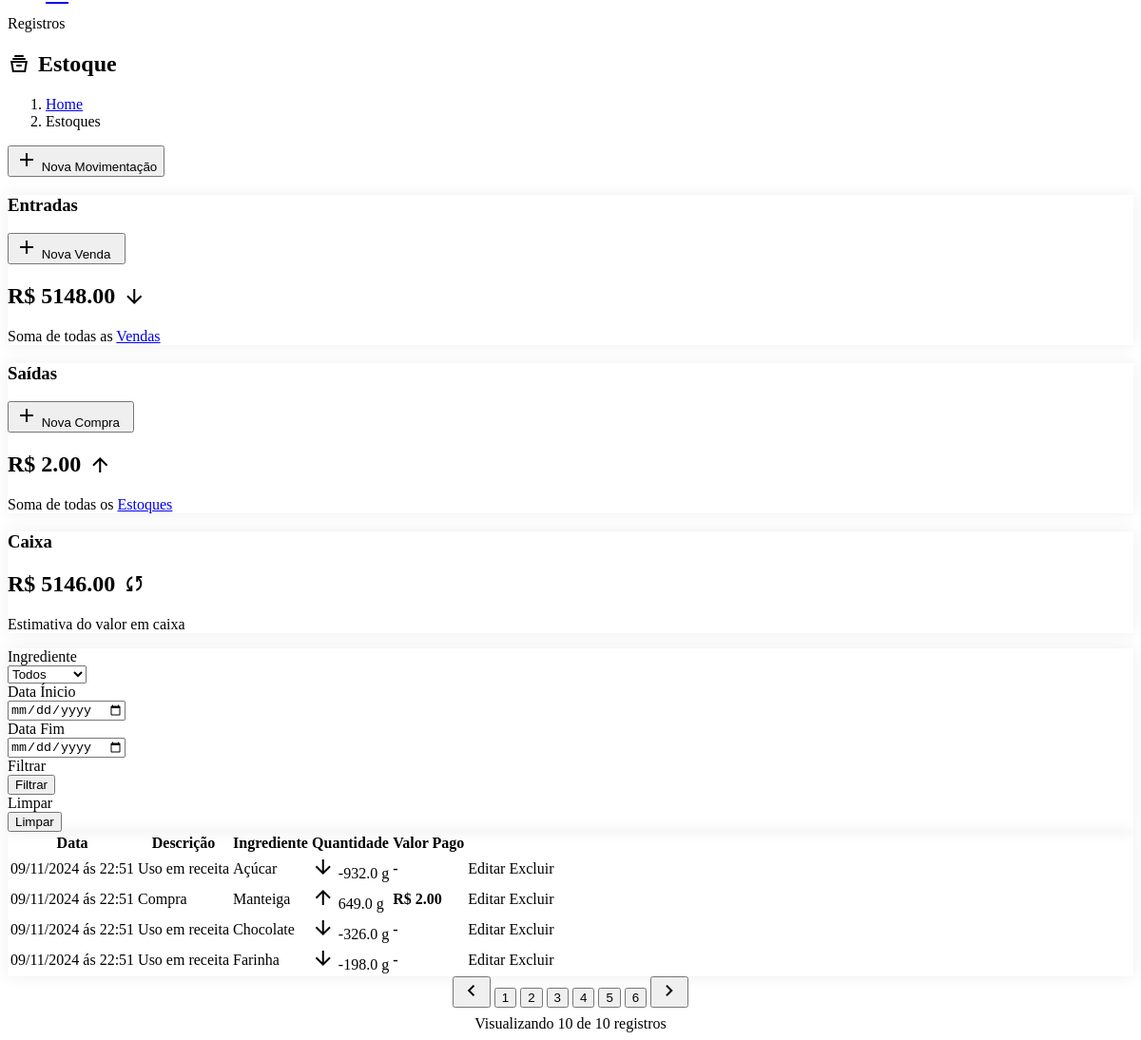
/estoques/ (signed in, lower part), run on an earlier commit of the app's database.
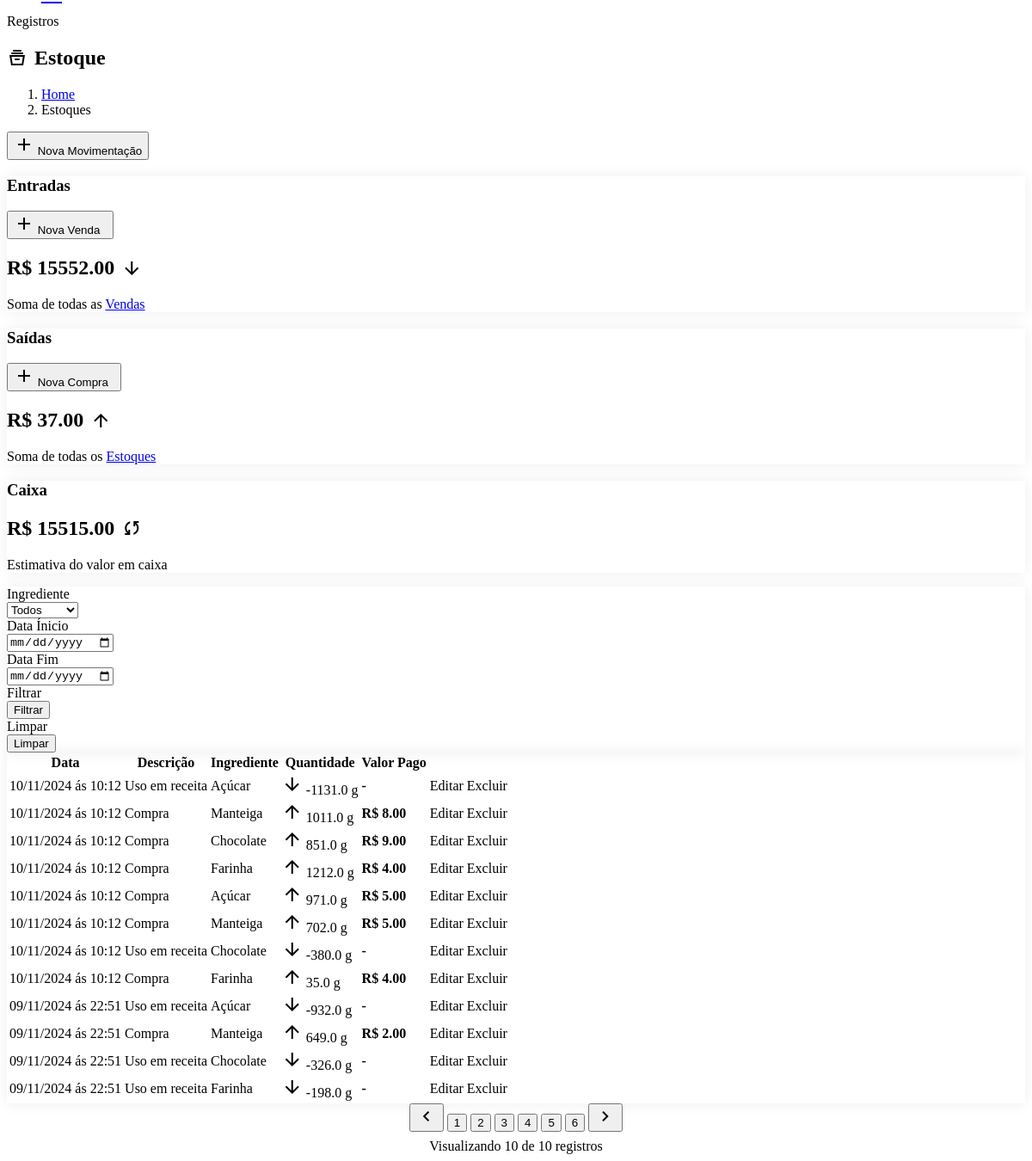
And on a later commit of the database.
### src/domain/entities.py (models this page shows, shortened)
class RegistroOrganizacao(SQLModel, table=False):
    id: Optional[int] = Field(default=None, primary_key=True)
    organizacao_id: Optional[int] = Field(default=None, foreign_key="organizacao.id")

class Estoque(RegistroOrganizacao, table=True):
    descricao: Optional[str] = Field(default=None)
    data_criacao: datetime = Field(default=datetime.now(), nullable=False)
    ingrediente_id: Optional[int] = Field(default=None, foreign_key="ingrediente.id")
    ingrediente: "Ingrediente" = Relationship(back_populates="estoque_links")
    quantidade: Optional[float] = Field(default=0)
    valor_pago: Optional[float] = Field(default=0)

class Ingrediente(RegistroOrganizacao, table=True):
    nome: str = Field(index=True, unique=True)
    peso: float
    custo: float
    receita_links: List['ReceitaIngredienteLink'] = Relationship(back_populates='ingrediente')
    estoque_links: List['Estoque'] = Relationship(back_populates='ingrediente')

### src/routers/estoques.py (the view)
@router.get('/', include_in_schema=False)
async def get_estoques_index(request: fastapi.Request, filter_ingrediente_id: int = -1, filter_data_inicio: str = None, filter_data_final: str = None, session: Session = SESSION_DEP):
    db_estoques = repository.list_estoques(session, filter_ingrediente_id, filter_data_inicio, filter_data_final)
    db_ingredientes = repository.get_ingredientes(session)
    entradas, saidas, caixa = repository.get_fluxo_caixa(session)
    return render(
        session=session,
        request=request,
        template_name='estoques/list.html',
        context={
            'header': context_header,
            'estoques': db_estoques,
            'ingredientes': db_ingredientes,
            'entradas': entradas,
            'saidas': saidas,
            'caixa': caixa,
            'filter_ingrediente_id': filter_ingrediente_id,
            'filter_data_inicio': filter_data_inicio,
            'filter_data_final': filter_data_final
        }
    )

### src/templates/html/estoques/list.html
{% extends 'layout.html' %}
{% block content %}
    {% include 'resumo_caixa.html' %}
    {% include 'estoques/table.html' %}
    {% include 'pagination.html' %}
{% endblock %}

### src/templates/html/estoques/table.html (shortened to what this page needs)
<div class="col-12">
  <div class="card">
    <div class="card-body">
      <form class="datagrid" method="GET" action="{{request.url}}">
        <div class="datagrid-item">
          <div class="datagrid-title">Ingrediente</div>
          <div class="datagrid-content">
            <select class="form-select" name="filter_ingrediente_id">
              <option value="-1">Todos</option>
            </select>
          </div>
        </div>
        <div class="datagrid-item">
          <div class="datagrid-title">Data Ínicio</div>
          <div class="datagrid-content">
            <input type="date" class="form-control" name="filter_data_inicio" value="{{filter_data_inicio}}">
          </div>
        </div>
        <div class="datagrid-item">
          <div class="datagrid-title">Data Fim</div>
          <div class="datagrid-content">
            <input type="date" class="form-control" name="filter_data_final" value="{{filter_data_final}}">
          </div>
        </div>
        <div class="datagrid-item">
          <div class="datagrid-title">Filtrar</div>
          <div class="datagrid-content">
            <input type="submit" class="btn" value="Filtrar">
          </div>
        </div>
        <div class="datagrid-item">
          <div class="datagrid-title">Limpar</div>
          <div class="datagrid-content">
            <input type="submit" class="btn" value="Limpar">
          </div>
        </div>
      </form>
    </div>
  </div>
</div>
<div class="col-12">
  <div class="card">
    <div class="table-responsive">
      <table class="table table-vcenter">
        <thead class="sticky-top">
          <tr>
            <th>Data</th>
            <th>Descrição</th>
            <th>Ingrediente</th>
            <th>Quantidade</th>
            <th>Valor Pago</th>
            <th class="w-1"></th>
          </tr>
        </thead>
        <tbody>
          {% for estoque in estoques %}
            <tr>
              <td>{{ estoque.data_criacao | strftime }}</td>
              <td>{{ estoque.descricao }}</td>
              <td>{{ estoque.ingrediente.nome }}</td>
              <td>{{ estoque.quantidade | format_stock_movement | safe}}</td>
              <td class="text-danger">
                <b>{{ estoque.valor_pago | format_reais }}</b>
              </td>
              <td>
                <div class="btn-group">
                  <a class="btn btn-sm" data-bs-toggle="modal" data-bs-payload="{{estoque.model_dump_json()}}" data-bs-target="#modalEditEstoque" data-bs-payload="{{estoque.model_dump_json()}}">Editar</a>
                  <a
                    class="btn btn-sm btn-ghost-danger"
                    data-bs-toggle="modal"
                    data-bs-target="#modalDeleteEstoque"
                    data-bs-payload="{{estoque.model_dump_json()}}"
                    >Excluir</a
                  >
                </div>
              </td>
            </tr>
          {% else %}
            <tr colspan="5">
              <td>Nenhum registro encontrado</td>
            </tr>
          {% endfor %}
        </tbody>
      </table>
    </div>
  </div>
</div>

What changed in the data, as far as the page shows it:
added Estoque: data_criacao|strftime "10/11/2024 ás 10:12", descricao "Uso em receita", ingrediente.nome "Açúcar", quantidade "-1131.0 g", valor_pago "-"
added Estoque: data_criacao|strftime "10/11/2024 ás 10:12", descricao "Compra", ingrediente.nome "Manteiga", quantidade "1011.0 g", valor_pago "R$ 8.00"
added Estoque: data_criacao|strftime "10/11/2024 ás 10:12", descricao "Compra", ingrediente.nome "Chocolate", quantidade "851.0 g", valor_pago "R$ 9.00"
added Estoque: data_criacao|strftime "10/11/2024 ás 10:12", descricao "Compra", ingrediente.nome "Farinha", quantidade "1212.0 g", valor_pago "R$ 4.00"
added Estoque: data_criacao|strftime "10/11/2024 ás 10:12", descricao "Compra", ingrediente.nome "Açúcar", quantidade "971.0 g", valor_pago "R$ 5.00"
added Estoque: data_criacao|strftime "10/11/2024 ás 10:12", descricao "Compra", ingrediente.nome "Manteiga", quantidade "702.0 g", valor_pago "R$ 5.00"
added Estoque: data_criacao|strftime "10/11/2024 ás 10:12", descricao "Uso em receita", ingrediente.nome "Chocolate", quantidade "-380.0 g", valor_pago "-"
added Estoque: data_criacao|strftime "10/11/2024 ás 10:12", descricao "Compra", ingrediente.nome "Farinha", quantidade "35.0 g", valor_pago "R$ 4.00"
Also different on the page:
{{ entradas | format_reais }}: "R$ 5148.00" → "R$ 15552.00"
{{ saidas | format_reais }}: "R$ 2.00" → "R$ 37.00"
{{ caixa | format_reais }}: "R$ 5146.00" → "R$ 15515.00"
